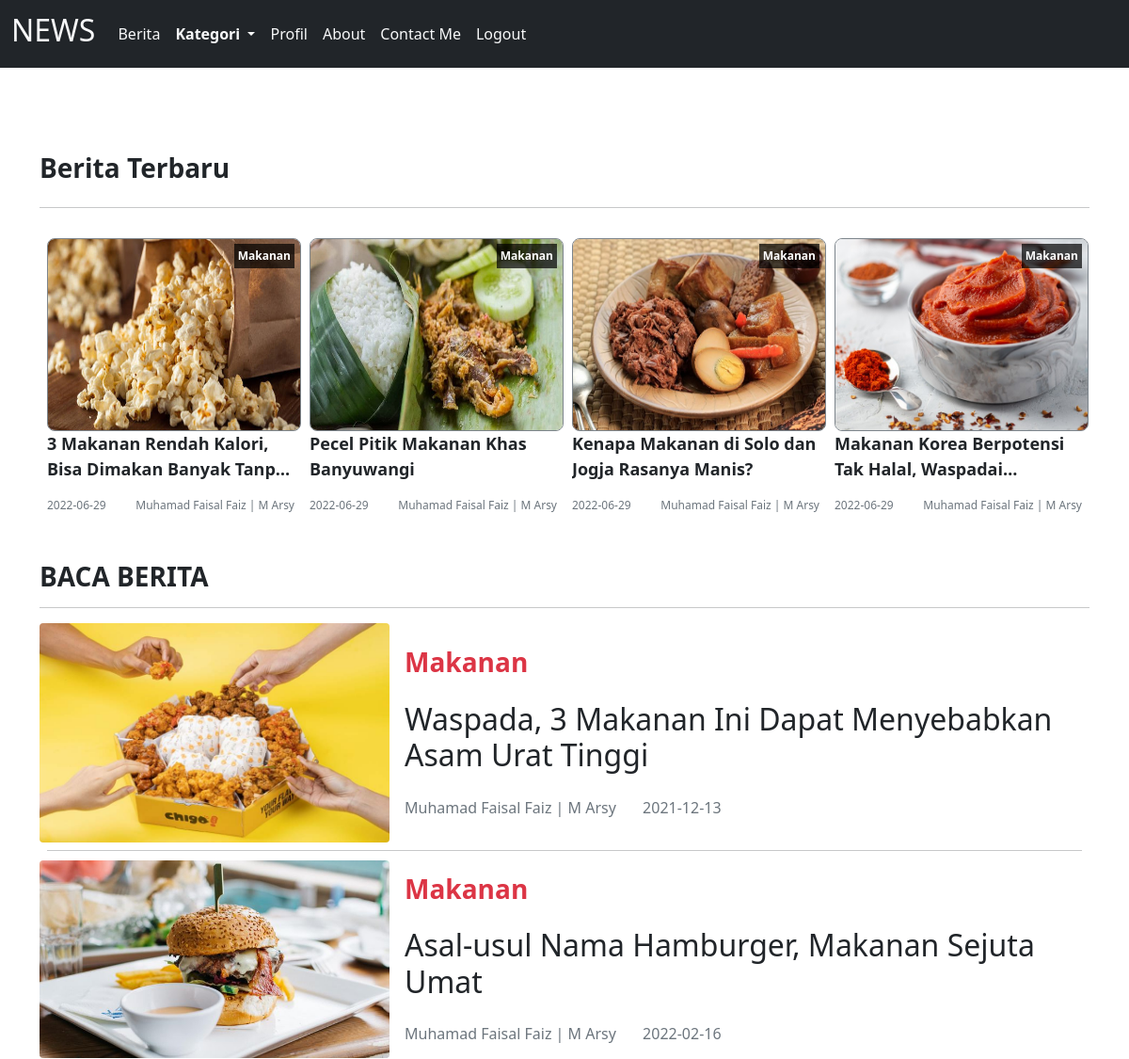
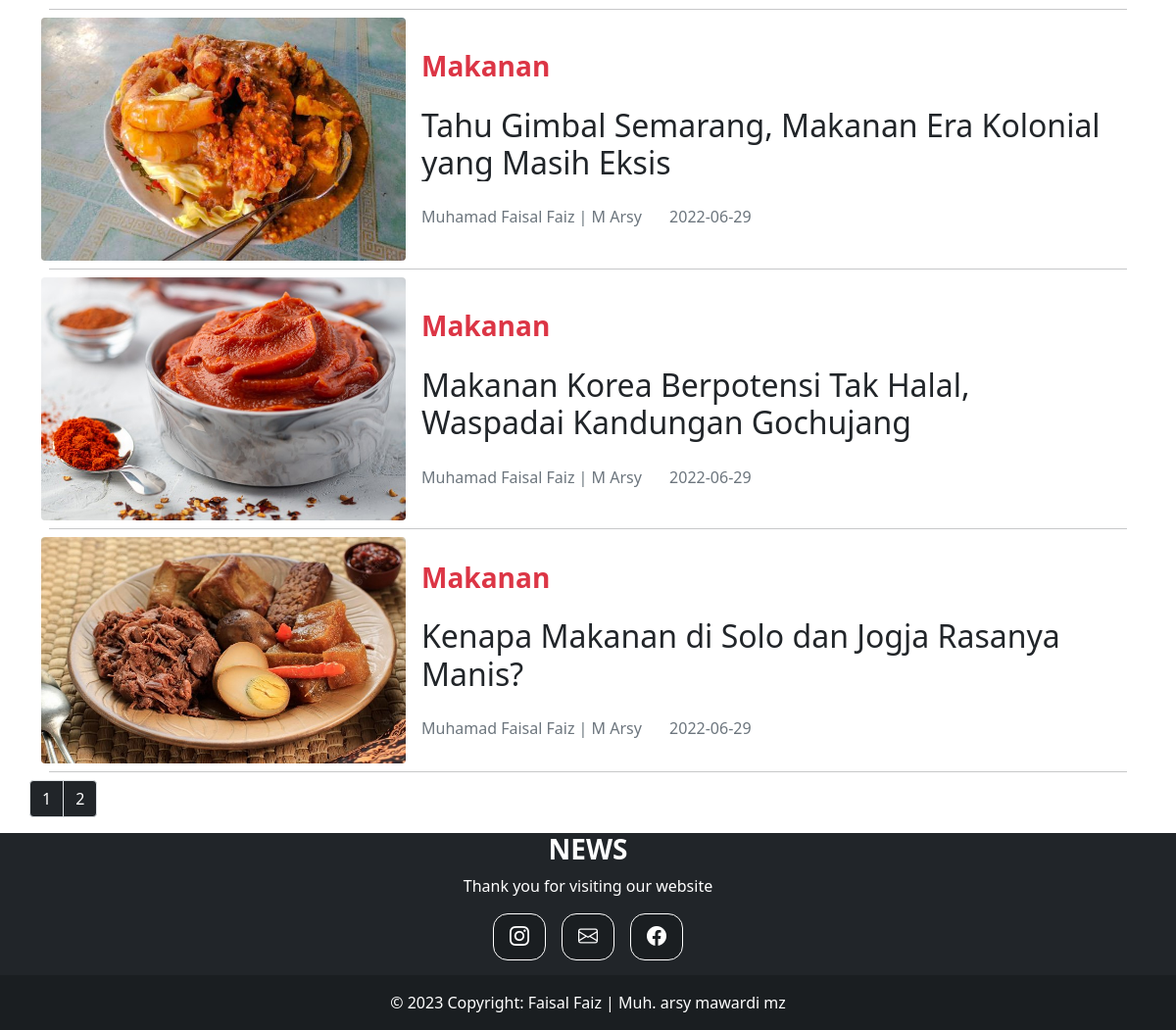
Page /kategorimakananpage.php (signed in) on the committed database (2 pictures, top to bottom).
### tables this page shows
CREATE TABLE `berita` (
  `id_berita` int(11) NOT NULL,
  `id_kategori` int(11) NOT NULL,
  `judul_berita` varchar(255) NOT NULL,
  `penulis_berita` varchar(255) NOT NULL,
  `tgl_berita` date NOT NULL,
  `isi_berita` text NOT NULL,
  `gambar_berita` varchar(255) NOT NULL
);

CREATE TABLE `kategori` (
  `id_kategori` int(11) NOT NULL,
  `nama_kategori` varchar(255) NOT NULL
);

### kategorimakananpage.php (the view, shortened to what this page needs)
<?php
        include "koneksi.php";
        $id="makanan";
        $limit = 5;
          if (isset($_GET["page"])) {
	          $page  = $_GET["page"];
	        }
      	  else{
	          $page=1;
	        };
        $start_from = ($page-1) * $limit;
?>
<!DOCTYPE html>
<html lang="en">
<head>
     <link rel="stylesheet" href="css/bootstrap.min.css">
     <link rel="stylesheet" href="css/bootstrap.css">
     <link rel="stylesheet" href="assets/style/style.css">
     <link rel="stylesheet" href="https://cdn.jsdelivr.net/npm/bootstrap-icons@1.8.1/font/bootstrap-icons.css">
</head>
<body>
<nav class="navbar navbar-expand-lg navbar-light bg-dark ">
        <div class="container-fluid">
          <a class="navbar-brand text-light" href="#"><h2>NEWS</h2></a>
          <div class="collapse navbar-collapse" id="navbarNav">
            <ul class="navbar-nav justify-content-center">
              <li class="nav-item">
                <a class="nav-link text-light" href="user/indexuser.php">Berita</a>
              </li>
              <li class="nav-item dropdown">
               <a class="nav-link dropdown-toggle nav-link text-light fw-bold" href="#" id="navbarDropdownMenuLink" role="button" data-bs-toggle="dropdown" aria-expanded="false">
               Kategori
          </a>
              </li>
              <li class="nav-item">
                <a class="nav-link text-light" href="user/indexprofil.php">Profil</a>
              </li>
              <li class="nav-item">
                <a class="nav-link text-light" href="aboutpage.php">About</a>
              </li>
              <li class="nav-item">
                <a class="nav-link text-light" href="contactpage.php">Contact Me</a>
              </li>
              <li class="nav-item">
                <a class="nav-link text-light" href="logout.php">Logout</a>
              </li>
            </ul>
          </div>
        </div>
      </nav>
    <section id="content">
    <div class="container" style="margin-top:50px;">
    <div class="d-flex justify-content-between">
      <h3 class="fw-bold">Berita Terbaru</h3>
      </div>
      <hr>
    <div class="row row-cols-1 row-cols-md-3 row-cols-2 row-cols-lg-4 g-4 g-lg-3 m-0 w-100">
        <?php
            $query= $koneksi->query("SELECT * FROM berita INNER JOIN kategori ON berita.id_kategori=kategori.id_kategori WHERE nama_kategori='$id' ORDER BY tgl_berita DESC LIMIT 4");
            while ($data=mysqli_fetch_array($query))  {
        ?>
                <div class="col">
                    <div class="card border-0 h-100 mb-2 mb-md-4">
                        <span class="label-category p-1"><?=$data['nama_kategori']?></span>
                        <img src="images/<?=$data['gambar_berita']?>" alt="" class="thumbnail-latets" style="height:100%">
                        <div class="card-body p-0">
                            <p class="card-title-latets mb-2 mb-md-3 multi-line-truncate"><?=$data['judul_berita']?></p>
                            <div class="d-flex justify-content-between">
                                <small class="text-muted"><?= $data['tgl_berita']?></small>
                                <small class="text-muted"><?= $data['penulis_berita']?></small>
                            </div>
                        </div>
                    </div>
                </div>
                <?php
            }
                ?>
    </div>
             <div id="content-news" class="row" style="margin-top:50px;">
                <div class="col-12 col-md-12">
                    <h3 class="fw-bold">BACA BERITA</h3>
                    <hr>
                     <?php
                      $result = mysqli_query($koneksi,"SELECT * FROM berita INNER JOIN kategori ON berita.id_kategori=kategori.id_kategori WHERE nama_kategori='$id' ORDER BY id_berita DESC LIMIT $start_from, $limit");
                      while ($data=mysqli_fetch_array($result))  {
                      ?>
                      <div class="card border-0 w-100">
                          <div class="row g-0 align-items-center">
                            <div class="col-md-4 col-4 position-relative">
                                <img src="images/<?=$data['gambar_berita']?>" class="img-fluid rounded my-auto" style="width:400px; heigth:100%;">
                            </div>
                            <div class="col-md-8 col-8">
                                <div class="card-body p-2 p-md-3">
                                    <h3 class="text-danger fw-bold list-label"><?=$data['nama_kategori']?></h3>
                                    <h2 class="card-title multi-line-truncate list-judul my-lg-4"><?=$data['judul_berita']?></h2>
                                    <large class="text-muted penulis me-4"><?=$data['penulis_berita']?></large>
                                    <large class="text-muted"><?=$data['tgl_berita']?></large>
                                </div>
                            </div>
                         </div>
                        <hr class="m-2">
                    </div>
                      <?php
        }
        ?>
</div>
<?php
$result_db = mysqli_query($koneksi,"SELECT COUNT(*) as jumlah FROM berita WHERE id_kategori ='4'");
$row_db = mysqli_fetch_row($result_db);
$total_records = $row_db[0];
$total_pages = ceil($total_records / $limit);
$pagLink = "<ul class='pagination'>";
for ($i=1; $i<=$total_pages; $i++) {
              $pagLink .= "<li class='page-item'><a class='page-link bg-dark text-white' href='kategorimakananpage.php?page=".$i."'>".$i."</a></li>";
}
echo $pagLink . "</ul>";
?>
            </div>
</div>
<?php
include "footer.php";
?>
    </body>
    </html>

### assets/style/style.css (style rules this page uses)
section#content { margin-top: 90px; }
small { font-size: 12px; }
.thumbnail-latets { width: 270px; height: 176px; border-radius: 8px; border: 1px solid #7D858C; }
.label-category { position: absolute; top: 6px; right: 0; font-weight: bold; background-color: rgba(0, 0, 0, .7); color: white; font-size: 12px; }
.card-title-latets { font-size: 18px; font-weight: bold; }
.multi-line-truncate { display: -webkit-box; -webkit-box-orient: vertical; -webkit-line-clamp: 2; overflow: hidden; }

### rows in the picture
berita: id_kategori.nama_kategori "Makanan", gambar_berita (picture), judul_berita "3 Makanan Rendah Kalori, Bisa Dimakan Banyak…", tgl_berita "2022-06-29", penulis_berita "Muhamad Faisal Faiz | M Arsy"
berita: id_kategori.nama_kategori "Makanan", gambar_berita (picture), judul_berita "Pecel Pitik Makanan Khas Banyuwangi", tgl_berita "2022-06-29", penulis_berita "Muhamad Faisal Faiz | M Arsy"
berita: id_kategori.nama_kategori "Makanan", gambar_berita (picture), judul_berita "Kenapa Makanan di Solo dan Jogja Rasanya Manis?", tgl_berita "2022-06-29", penulis_berita "Muhamad Faisal Faiz | M Arsy"
berita: id_kategori.nama_kategori "Makanan", gambar_berita (picture), judul_berita "Makanan Korea Berpotensi Tak Halal,…", tgl_berita "2022-06-29", penulis_berita "Muhamad Faisal Faiz | M Arsy", judul_berita "Makanan Korea Berpotensi Tak Halal, Waspadai Kandungan Gochujang"
berita: gambar_berita (picture), id_kategori.nama_kategori "Makanan", judul_berita "Waspada, 3 Makanan Ini Dapat Menyebabkan Asam Urat Tinggi", penulis_berita "Muhamad Faisal Faiz | M Arsy", tgl_berita "2021-12-13"
berita: gambar_berita (picture), id_kategori.nama_kategori "Makanan", judul_berita "Asal-usul Nama Hamburger, Makanan Sejuta Umat", penulis_berita "Muhamad Faisal Faiz | M Arsy", tgl_berita "2022-02-16"
berita: gambar_berita (picture), id_kategori.nama_kategori "Makanan", judul_berita "Tahu Gimbal Semarang, Makanan Era Kolonial yang Masih Eksis", penulis_berita "Muhamad Faisal Faiz | M Arsy", tgl_berita "2022-06-29"
